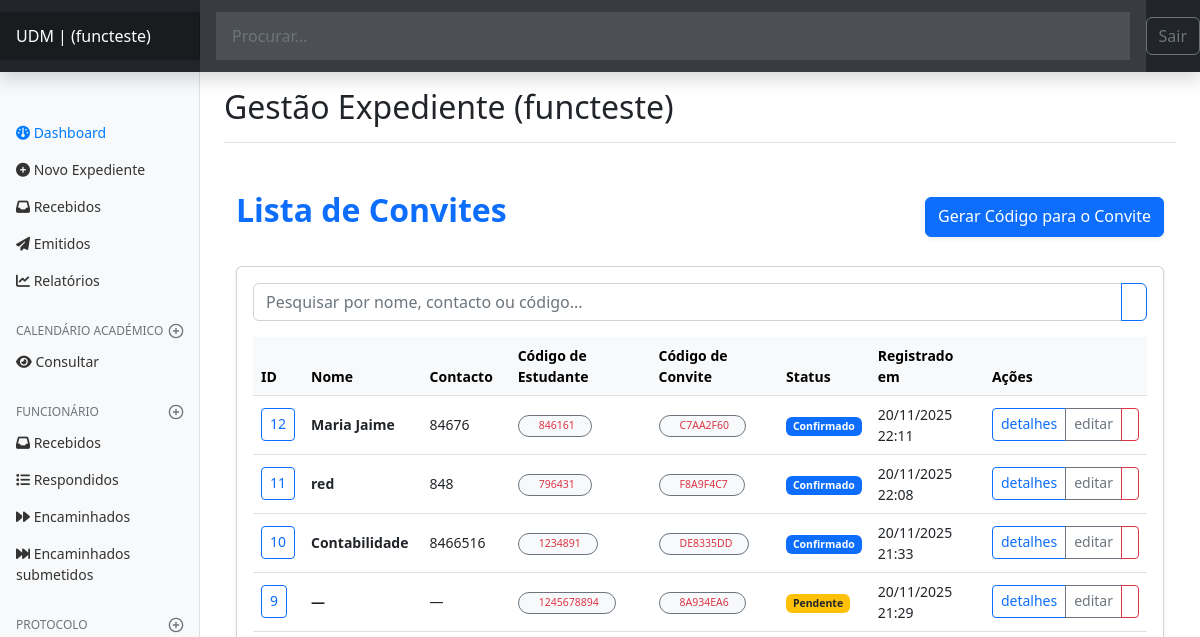
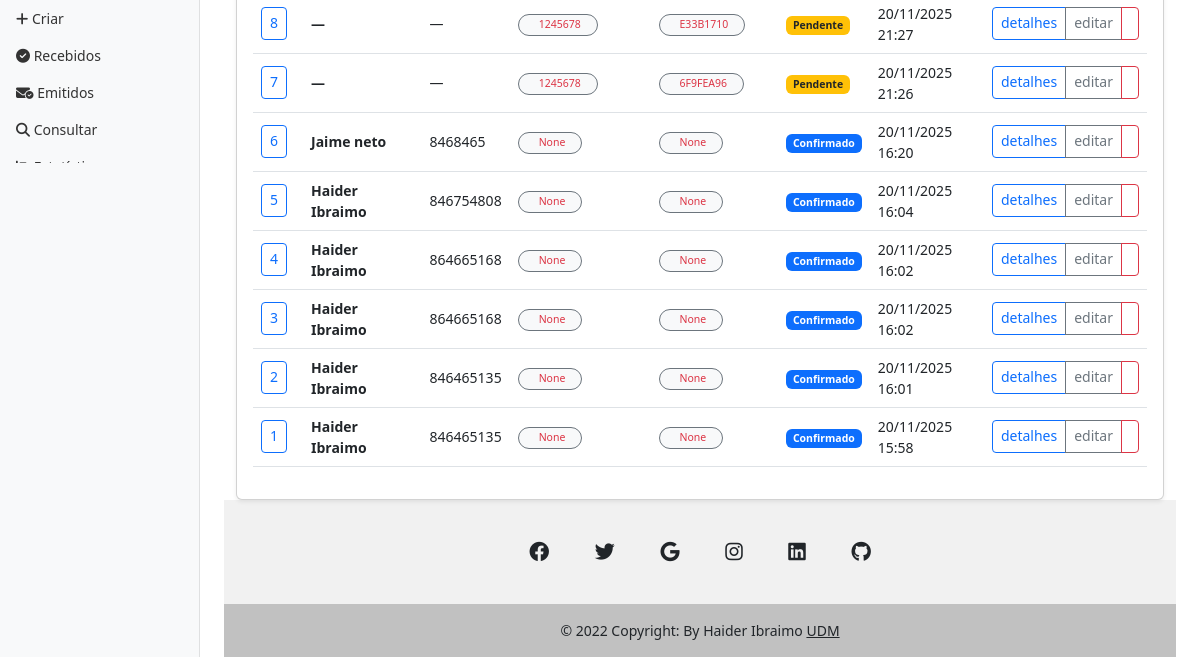
The page /convite/convites/ (signed in) on the database as committed earlier (2 pictures, top to bottom).
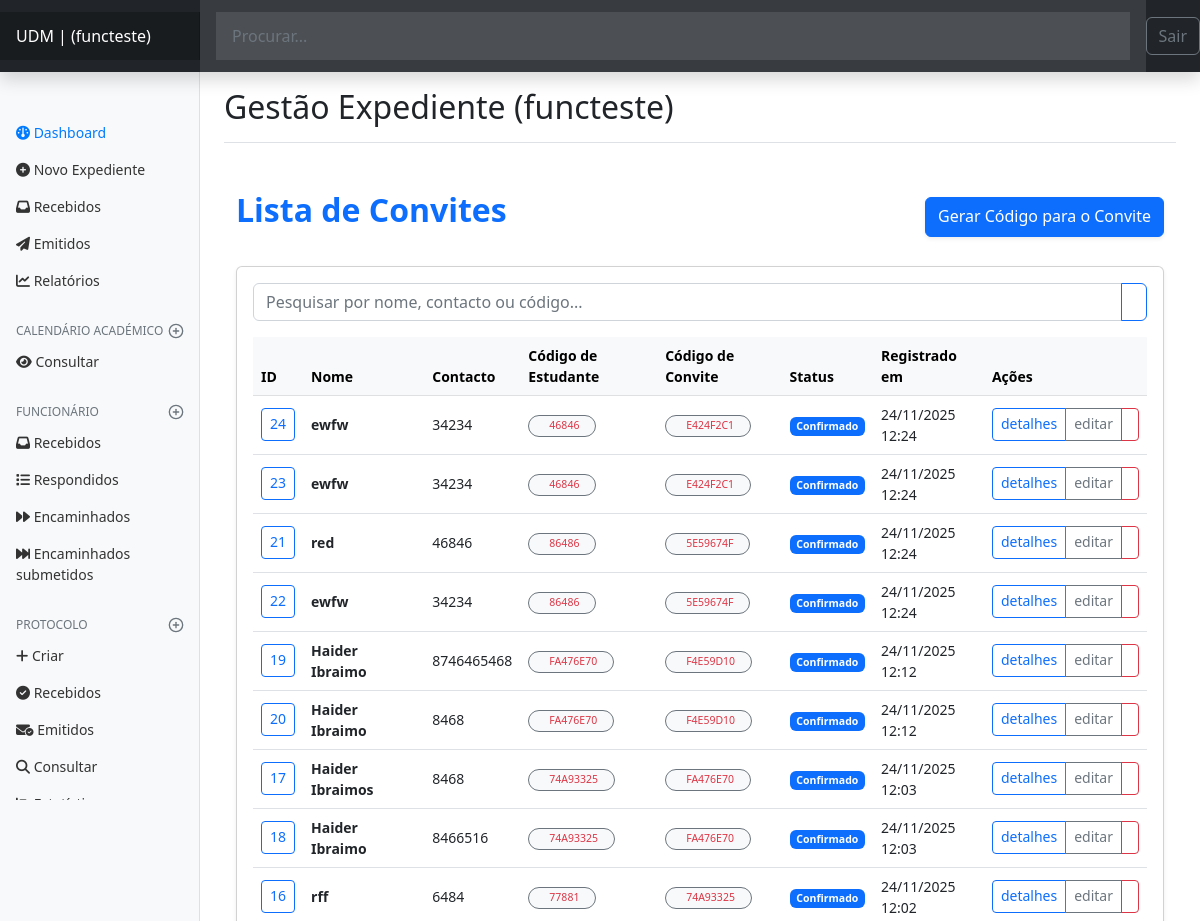
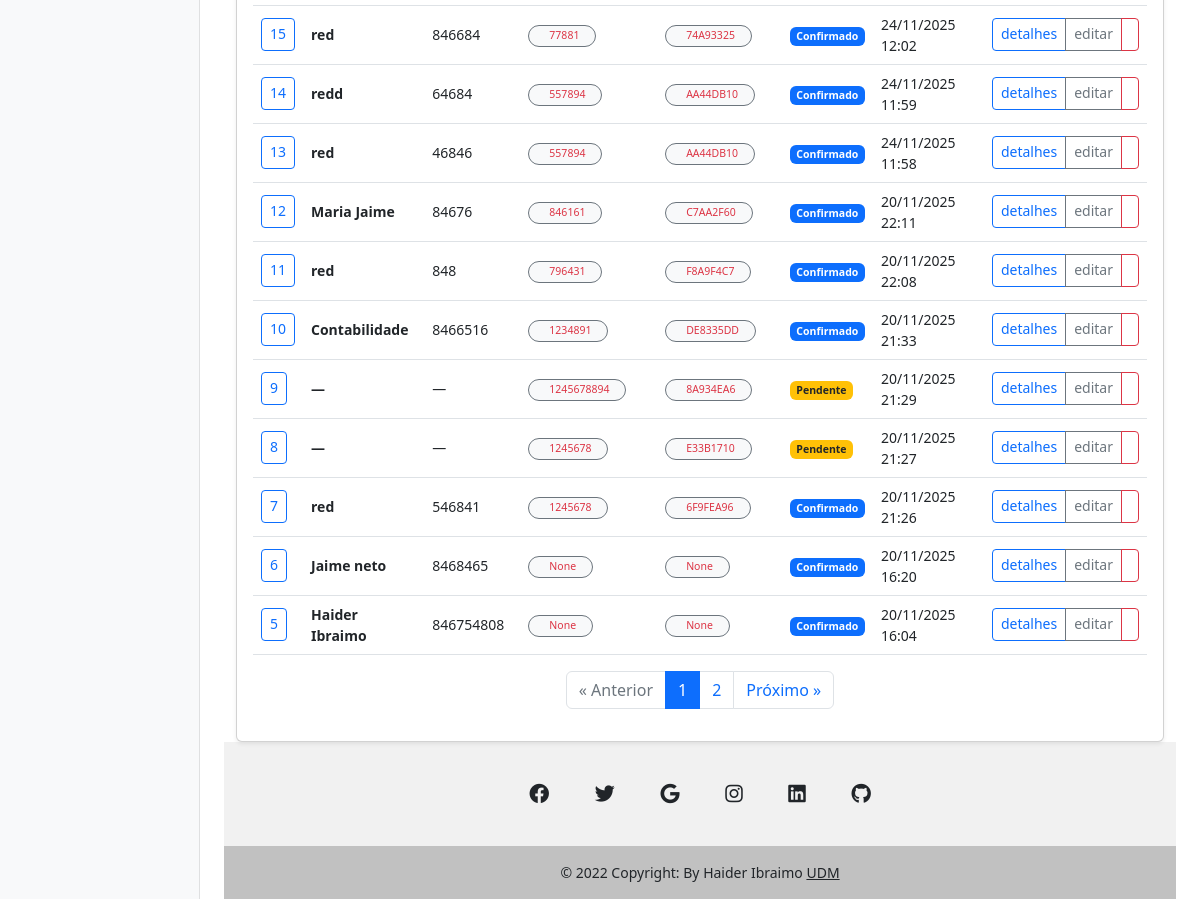
The same page on the database as committed later (2 pictures, top to bottom).
### convite/models.py (models this page shows, shortened)
class Convite(models.Model):
    class Status(models.TextChoices):
        PENDENTE = "pendente", "Pendente"
        CONFIRMADO = "confirmado", "Confirmado"
        PRESENTE = "presente", "Presente"
        AUSENTE = "ausente", "Ausente"
    evento = models.ForeignKey(
        Evento,
        on_delete=models.CASCADE,
        related_name="convites",
        blank=True,
        null=True,
    )
    nome_completo = models.CharField(max_length=255, blank=True, null=True)
    contacto = models.CharField(max_length=50, blank=True, null=True)
    lugares_reservados = models.PositiveIntegerField(
        default=1,
        blank=True,
        null=True
    )
    status = models.CharField(
        max_length=20,
        choices=Status.choices,
        default=Status.PENDENTE,
        blank=True,
        null=True
    )
    codigo_convite = models.CharField(
        max_length=20,
        blank=True,
        null=True
    )
    codigo_estudante = models.CharField(
        max_length=20,
        blank=True,
        null=True
    )
    presente_em = models.DateTimeField(
        blank=True,
        null=True,
        help_text="Hora em que o convidado foi registado como presente"
    )
    criado_em = models.DateTimeField(auto_now_add=True)

### convite/views.py (the view, shortened to what this page needs)
# urls.py: path("convites/", views.listar_convites, name="listar_convites"),
@login_required(login_url='authors:login', redirect_field_name='next')
def listar_convites(request, evento_id=None):
    funcionario = Funcionario.objects.select_related('departamento').filter(author=request.user).first()
    if not funcionario:
        raise Http404("Funcionário não encontrado")
    evento = None
    convites = Convite.objects.all().order_by('-criado_em')
    if evento_id:
        evento = get_object_or_404(Evento, id=evento_id)
        convites = convites.filter(evento=evento)
    query = request.GET.get("q")
    paginator = Paginator(convites, 20)  # 20 por página
    page_number = request.GET.get("page")
    page_obj = paginator.get_page(page_number)
    context = {
        "evento": evento,
        "convites": page_obj,
        "page_obj": page_obj,
        "query": query,
        'funcionario': funcionario,
    }
    return render(request, "convite/listar_convites.html", context)

### convite/templates/convite/listar_convites.html (shortened to what the changed rows need)
{% extends "global/base.html" %}
{% block content %}
<div class="container mt-5">
    <div class="d-flex justify-content-between align-items-center mb-4">
        <h2 class="fw-bold text-primary">
             Lista de Convites
        </h2>
    </div>
    <div class="card shadow-sm">
        <div class="card-body">
            <div class="table-responsive">
                <table class="table table-hover align-middle">
                    <thead class="table-light">
                        <tr>
                            <th>ID</th>
                            <th>Nome</th>
                            <th>Contacto</th>
                            <th>Código de Estudante</th>
                            <th>Código de Convite</th>
                            <th>Status</th>
                            <th>Registrado em</th>
                            <th>Ações</th>
                        </tr>
                    </thead>
                    <tbody>
                        {% for convite in convites %}
                        <tr>
                          <td>  <a href="{% url 'convite:detalhes_convite' convite.id %}"
                                       class="btn btn-sm btn-outline-primary">
                                        {{ convite.id}}
                                    </a></td>
                            <td class="fw-semibold">{{ convite.nome_completo|default:"—" }}</td>
                            <td>{{ convite.contacto|default:"—" }}</td>
    <td>
    <span class="badge rounded-pill border border-secondary px-3 py-1"
          style="background-color: #f8f9fa; font-weight: 500; color: #dc3545;">
        {{ convite.codigo_estudante }}
    </span>
</td>
<td>
    <span class="badge rounded-pill border border-secondary px-3 py-1"
          style="background-color: #f8f9fa; font-weight: 500; color: #dc3545;">
        {{ convite.codigo_convite }}
    </span>
</td>
                            <td>
                                {% if convite.status == "pendente" %}
                                    <span class="badge bg-warning text-dark">
                                         Pendente
                                    </span>
                                {% elif convite.status == "confirmado" %}
                                    <span class="badge bg-primary">
                                         Confirmado
                                    </span>
                                {% elif convite.status == "presente" %}
                                    <span class="badge bg-success">
                                        <i class="bi bi-person-check"></i> Presente
                                    </span>
                                {% else %}
                                    <span class="badge bg-danger">
                                        <i class="bi bi-x-circle"></i> Ausente
                                    </span>
                                {% endif %}
                            </td>
                            <td>
                                {{ convite.criado_em|date:"d/m/Y H:i" }}
                            </td>
                            <td>
                                <div class="btn-group">
                                    <a href="{% url 'convite:detalhes_convite' convite.id %}"
                                       class="btn btn-sm btn-outline-primary">
                                        detalhes
                                    </a>
                                    <a href="{% url 'convite:editar_convite' convite.id %}"
                                       class="btn btn-sm btn-outline-secondary">
                                        editar
                                    </a>
                                    <a href=""
                                       class="btn btn-sm btn-outline-danger"
                                       onclick="return confirm('Tem certeza que deseja apagar?');">
                                    </a>
                                </div>
                            </td>
                        </tr>
                        {% endfor %}
                    </tbody>
                </table>
                  {% if page_obj.has_other_pages %}
<nav class="mt-3">
    <ul class="pagination justify-content-center">
        {% if page_obj.has_previous %}
        <li class="page-item">
            <a class="page-link" href="?page={{ page_obj.previous_page_number }}{% if query %}&q={{ query }}{% endif %}">&laquo; Anterior</a>
        </li>
        {% else %}
        <li class="page-item disabled"><span class="page-link">&laquo; Anterior</span></li>
        {% endif %}
        {% for num in page_obj.paginator.page_range %}
            {% if page_obj.number == num %}
            <li class="page-item active"><span class="page-link">{{ num }}</span></li>
            {% elif num > page_obj.number|add:'-3' and num < page_obj.number|add:'3' %}
            <li class="page-item"><a class="page-link" href="?page={{ num }}{% if query %}&q={{ query }}{% endif %}">{{ num }}</a></li>
            {% endif %}
        {% endfor %}
        {% if page_obj.has_next %}
        <li class="page-item">
            <a class="page-link" href="?page={{ page_obj.next_page_number }}{% if query %}&q={{ query }}{% endif %}">Próximo &raquo;</a>
        </li>
        {% else %}
        <li class="page-item disabled"><span class="page-link">Próximo &raquo;</span></li>
        {% endif %}
    </ul>
</nav>
{% endif %}
            </div>
        </div>
    </div>
</div>
{% endblock %}

Rows that differ between the two databases and show on the page:
no longer on this page (row unchanged): Convite: id "4", nome_completo "Haider Ibraimo", contacto "864665168", codigo_estudante "None", codigo_convite "None", status "Confirmado", criado_em "20/11/2025 16:02"
no longer on this page (row unchanged): Convite: id "3", nome_completo "Haider Ibraimo", contacto "864665168", codigo_estudante "None", codigo_convite "None", status "Confirmado", criado_em "20/11/2025 16:02"
no longer on this page (row unchanged): Convite: id "2", nome_completo "Haider Ibraimo", contacto "846465135", codigo_estudante "None", codigo_convite "None", status "Confirmado", criado_em "20/11/2025 16:01"
no longer on this page (row unchanged): Convite: id "1", nome_completo "Haider Ibraimo", contacto "846465135", codigo_estudante "None", codigo_convite "None", status "Confirmado", criado_em "20/11/2025 15:58"
added Convite: id "24", nome_completo "ewfw", contacto "34234", codigo_estudante "46846", codigo_convite "E424F2C1", status "Confirmado", criado_em "24/11/2025 12:24"
added Convite: id "23", nome_completo "ewfw", contacto "34234", codigo_estudante "46846", codigo_convite "E424F2C1", status "Confirmado", criado_em "24/11/2025 12:24"
added Convite: id "21", nome_completo "red", contacto "46846", codigo_estudante "86486", codigo_convite "5E59674F", status "Confirmado", criado_em "24/11/2025 12:24"
added Convite: id "22", nome_completo "ewfw", contacto "34234", codigo_estudante "86486", codigo_convite "5E59674F", status "Confirmado", criado_em "24/11/2025 12:24"
added Convite: id "19", nome_completo "Haider Ibraimo", contacto "8746465468", codigo_estudante "FA476E70", codigo_convite "F4E59D10", status "Confirmado", criado_em "24/11/2025 12:12"
added Convite: id "20", nome_completo "Haider Ibraimo", contacto "8468", codigo_estudante "FA476E70", codigo_convite "F4E59D10", status "Confirmado", criado_em "24/11/2025 12:12"
added Convite: id "17", nome_completo "Haider Ibraimos", contacto "8468", codigo_estudante "74A93325", codigo_convite "FA476E70", status "Confirmado", criado_em "24/11/2025 12:03"
added Convite: id "18", nome_completo "Haider Ibraimo", contacto "8466516", codigo_estudante "74A93325", codigo_convite "FA476E70", status "Confirmado", criado_em "24/11/2025 12:03"
added Convite: id "16", nome_completo "rff", contacto "6484", codigo_estudante "77881", codigo_convite "74A93325", status "Confirmado", criado_em "24/11/2025 12:02"
added Convite: id "15", nome_completo "red", contacto "846684", codigo_estudante "77881", codigo_convite "74A93325", status "Confirmado", criado_em "24/11/2025 12:02"
added Convite: id "14", nome_completo "redd", contacto "64684", codigo_estudante "557894", codigo_convite "AA44DB10", status "Confirmado", criado_em "24/11/2025 11:59"
added Convite: id "13", nome_completo "red", contacto "46846", codigo_estudante "557894", codigo_convite "AA44DB10", status "Confirmado", criado_em "24/11/2025 11:58"
changed Convite "6F9FEA96": nome_completo "—" → "red"; contacto "—" → "546841"; status "Pendente" → "Confirmado"
Other text that changed with them:
text now shown: "« Anterior Próximo »"
new list line: "1"
new list line: "2"
